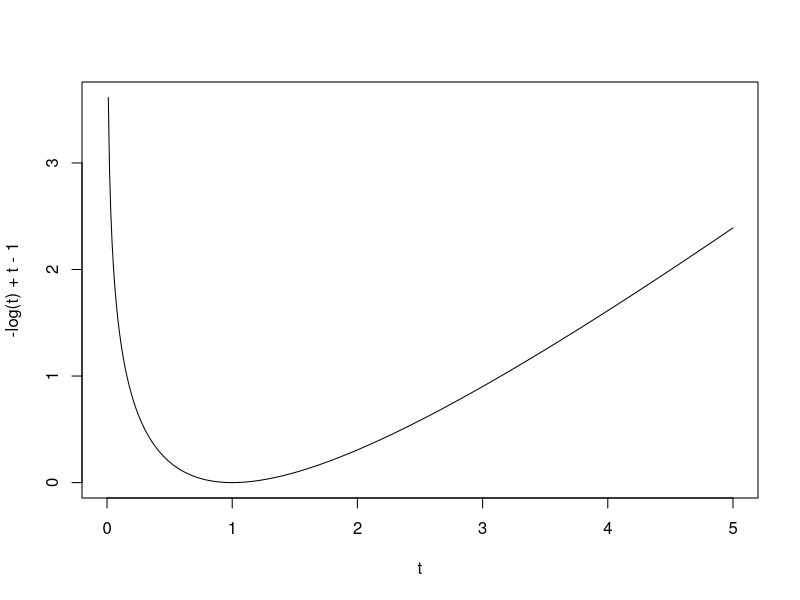
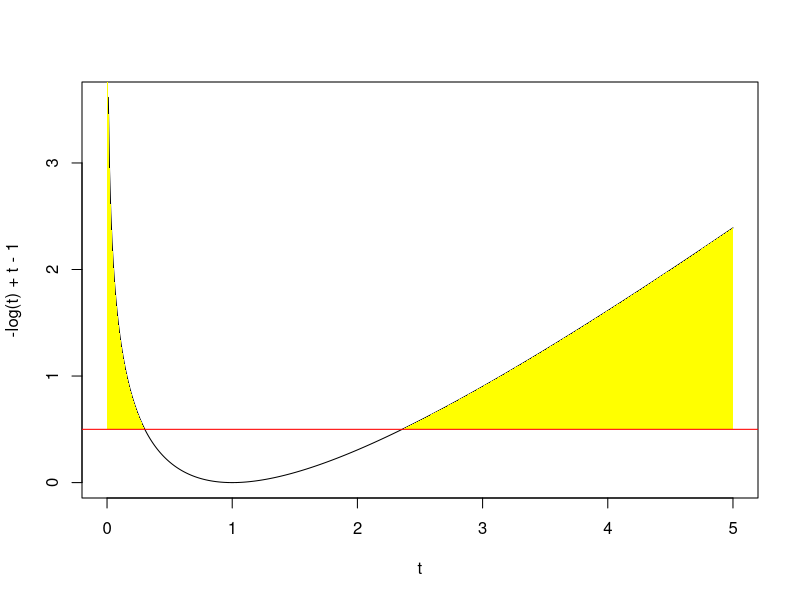

Recreate these plots in R, in order.
## ---- chunk 1
knitr::opts_chunk$set(echo = TRUE)
## ---- chunk 2
p <- 24/100
e.s.e <- sqrt(0.2*(1-0.2)/100)
z_stats <- (p-0.2) / e.s.e
cat("p-value = ", pnorm(z_stats, 0, 1, lower.tail = FALSE))
## ---- chunk 3
c <- qnorm(0.05, 0, 1, lower.tail = FALSE)*e.s.e+0.2
cat("C  = ",c)
## ---- chunk 4
e.s.e <- sqrt(0.3*(1-0.3)/100)
cat("beta = ", 1-pnorm((c - 0.3) / e.s.e, 0, 1, lower.tail = FALSE))
## ---- chunk 5
z_stats <- (12500 - 12000) / (2000/sqrt(30))
cat("p-value = ", pnorm(z_stats, 0, 1, lower.tail = FALSE))
## ---- chunk 6
t <- seq(0,5,0.01)
plot(t,-log(t)+t-1,type = "l")
## ---- chunk 7
t <- seq(0,5,0.01)
x <- seq(0,0.301, length.out = 100);y <- -log(x)+x-1
x1 <- c(0.301, x, 0); y1 <- c(0.5,y,0.5)
x <- seq(2.357, 5, length.out = 100);y <- -log(x)+x -1
x2 <- c(2.357, x, 5); y2 <- c(0.5,y,0.5)
plot(t, -log(t) + t - 1, type = "l")
polygon(x1,y1, col = "yellow", border = NA); polygon(x2, y2, col = "yellow", border = NA)
abline(h = 0.5, col = "red")

## ---- chunk 8
x <- c(3.03, 5.6,9.3,12.51,15.21,16.84)
y <- c(3.19,4.47,4.53,4.69,6.79,12.75)
Sp <- sqrt( ((6-1)*var(x)+(6-1)*var(y))/(6+6-2))
e.s.e <- Sp*sqrt(1/6 + 1/6)
t_score <- (mean(x) - mean(y) - 0) / e.s.e
cat("P-vale = ", 2*pt(t_score,6+6-2, lower.tail = FALSE))

## ---- chunk 9
e.s.e <- sqrt(var(x) / 6 + var(y)/6)
df <- (var(x)/6 + var(y)/6)^2 / ((var(x) / 6)^2/5 + (var(y)/6)^2/5)
t_score <- (mean(x) - mean(y) - 0)/e.s.e
cat("P-value = ", 2*pt(t_score, df, lower.tail = FALSE))
## ---- chunk 10
2*pf(var(y)/var(x), df1 = 5, df2 = 5)
## ---- chunk 11
data = c(3.03, 5.6,9.3,12.51,15.21,16.84,3.19,4.47,4.53,4.69,6.79,12.75)
data_rank <- rank(data)
R <- sum(data_rank[1:6])
R_prime <- 6*(6+6+1) - R
R_star <- min(R, R_prime); cat("R* = ", R_star)
## ---- chunk 12
data <- c(1.7,6.1,12.5,25.1,42.1,13.6,25.2,46.2,13.4,29.7,46.9)
label <- c(rep("type 1", 5), rep("type 2", 3), rep("type 3", 3))
anova(lm(data~label))
